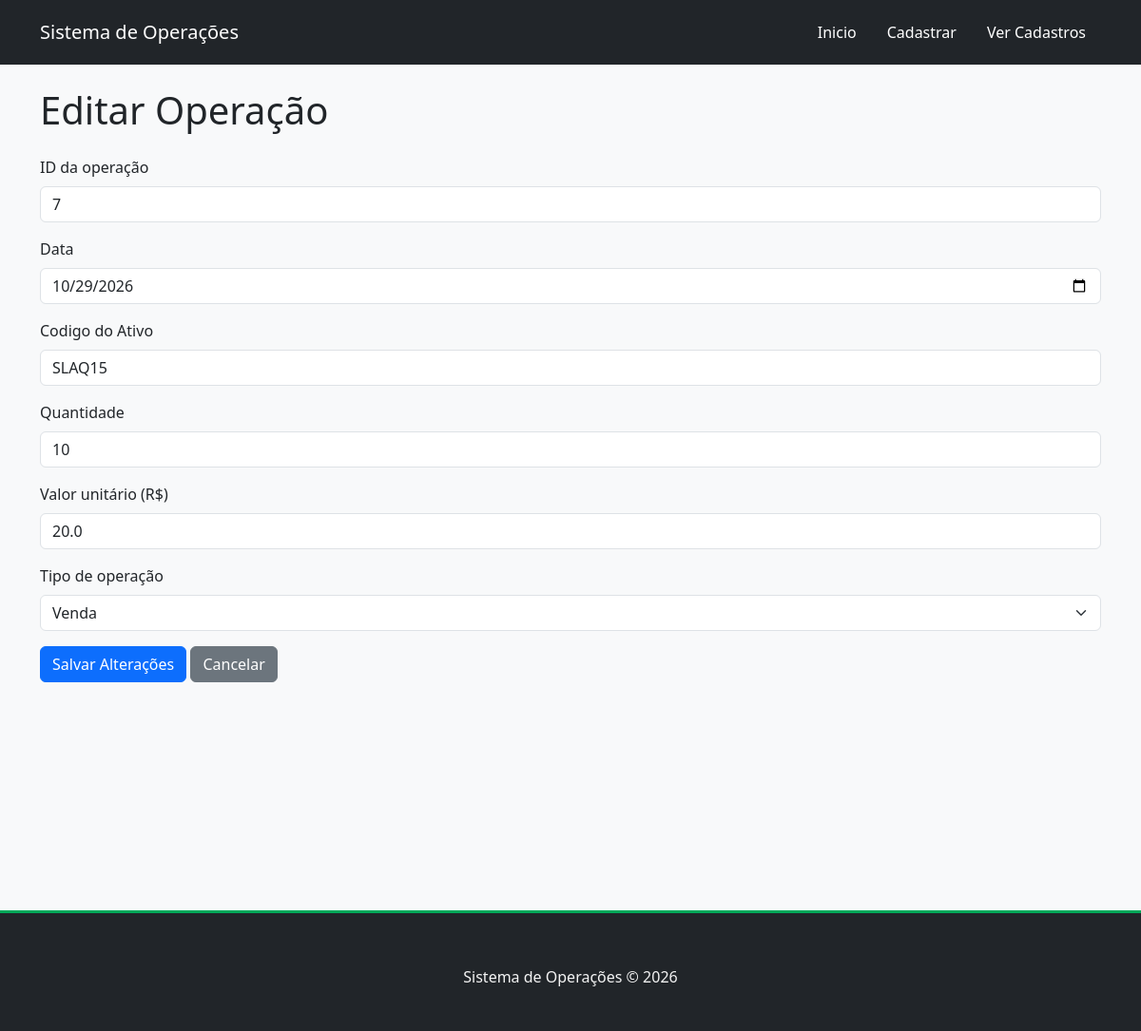
The app's page /operacoes/7/editar with its own data.
### tables this page shows
CREATE TABLE operacoes (
    id INTEGER PRIMARY KEY AUTOINCREMENT,
    data TEXT NOT NULL, 
    ativo TEXT NOT NULL,
    quantidade INTEGER NOT NULL,
    valor_unitario REAL NOT NULL,
    tipo_operacao TEXT NOT NULL,
    valor_bruto REAL NOT NULL,
    taxas REAL NOT NULL,
    valor_liquido REAL NOT NULL
);

### controllers/operacao_controller.py (the view, shortened to what this page needs)
def editar(id):
    operacao_atual = Operacao.buscar_id(id)
    if operacao_atual is None:
        flash('Operação não encontrada.', 'danger')
        return redirect(url_for('listar'))
    return render_template('editar.html', operacao=operacao_atual)

### daos/operacao_dao.py (called while the page is built)
    def _dados_dict(self, row):
        return{
            'id': row['id'],
            'data': row['data'],
            'ativo': row['ativo'],
            'quantidade': row['quantidade'],
            'valor_unitario': row['valor_unitario'],
            'tipo_operacao': row['tipo_operacao'],
            'valor_bruto': row['valor_bruto'],
            'taxas': row['taxas'],
            'valor_liquido': row['valor_liquido'],
        }

    def buscar_id(self, id):
        db = SQLiteDB()
        db.conectar()
        query = 'SELECT * FROM operacoes WHERE id = ?'
        resultado = db.consultar(query, (id,)) #(id,) é uma tupla com um único elemento.
        db.desconectar()
        if resultado:
            return self._dados_dict(resultado[0])
        return None

### database/sqlitedb.py (called while the page is built)
    def conectar(self): #Abre a conexao com o BD
        self.conn = sqlite3.connect(self.DB_FILE)
        self.conn.row_factory =  sqlite3.Row #permite acessar os dados retornados pelo banco pelo nome da coluna
        self.cursor = self.conn.cursor()

    def desconectar(self): #fecha a conexao com o BD
        if self.conn:
            self.conn.close()
            self.conn = None
            self.cursor = None

    def consultar(self, query, params=()): #executa consultas como SELECT e devolve os registros.
        try:
            self.cursor.execute(query, params)
            return self.cursor.fetchall()
        except sqlite3.Error as erro:
            print('Erro ao consultar: ', erro)
            return None

### models/operacao.py (called while the page is built)
    @staticmethod
    def buscar_id(id):
        dao = OperacaoDAO()
        return dao.buscar_id(id)

### templates/editar.html (shortened to what this page needs)
{% extends "base.html" %}
{% block conteudo %}
<h1 class="mb-4">Editar Operação</h1>
<form action="{{ url_for('editar', id=operacao['id']) }}" method="POST">
    <div class="mb-3">
        <label class="form-label">ID da operação</label>
        <input type="text" class="form-control" value="{{ operacao['id'] }}" readonly>
    </div>
    <div class="mb-3">
        <label class="form-label">Data</label>
        <input type="date" name="data" class="form-control"
        value="{{ operacao['data'] }}" required>
    </div>
    <div class="mb-3">
        <label class="form-label">Codigo do Ativo</label>
        <input type="text" name="ativo" class="form-control"
        value="{{ operacao['ativo'] }}" required>
    </div>
    <div class="mb-3">
        <label class="form-label">Quantidade</label>
        <input type="number" name="quantidade" class="form-control" min="1"
        value="{{ operacao['quantidade'] }}" required>
    </div>
    <div class="mb-3">
        <label class="form-label">Valor unitário (R$)</label>
        <input type="number" name="valor_unitario" class="form-control"
        min="0.01" step="0.01"
        value="{{ operacao['valor_unitario'] }}" required>
    </div>
    <div class="mb-3">
        <label class="form-label">Tipo de operação</label>
        <select name="tipo_operacao" class="form-select" required>
            <option value="venda" {% if operacao['tipo_operacao'] == 'venda' %}selected{%endif%}>
                Venda
            </option>
        </select>
    </div>
    <button type="submit" class="btn btn-primary">Salvar Alterações</button>
    <a href="{{ url_for('detalhes', id=operacao['id']) }}" class="btn btn-secondary">
        Cancelar
    </a>
</form>
{% endblock %}

### static/css/style.css (style rules this page uses)
body { display: flex; flex-direction: column; }

### records on screen
operacoes: id "7", data "10/29/2026", ativo "SLAQ15", quantidade "10", valor_unitario "20.0", tipo_operacao "Venda"
